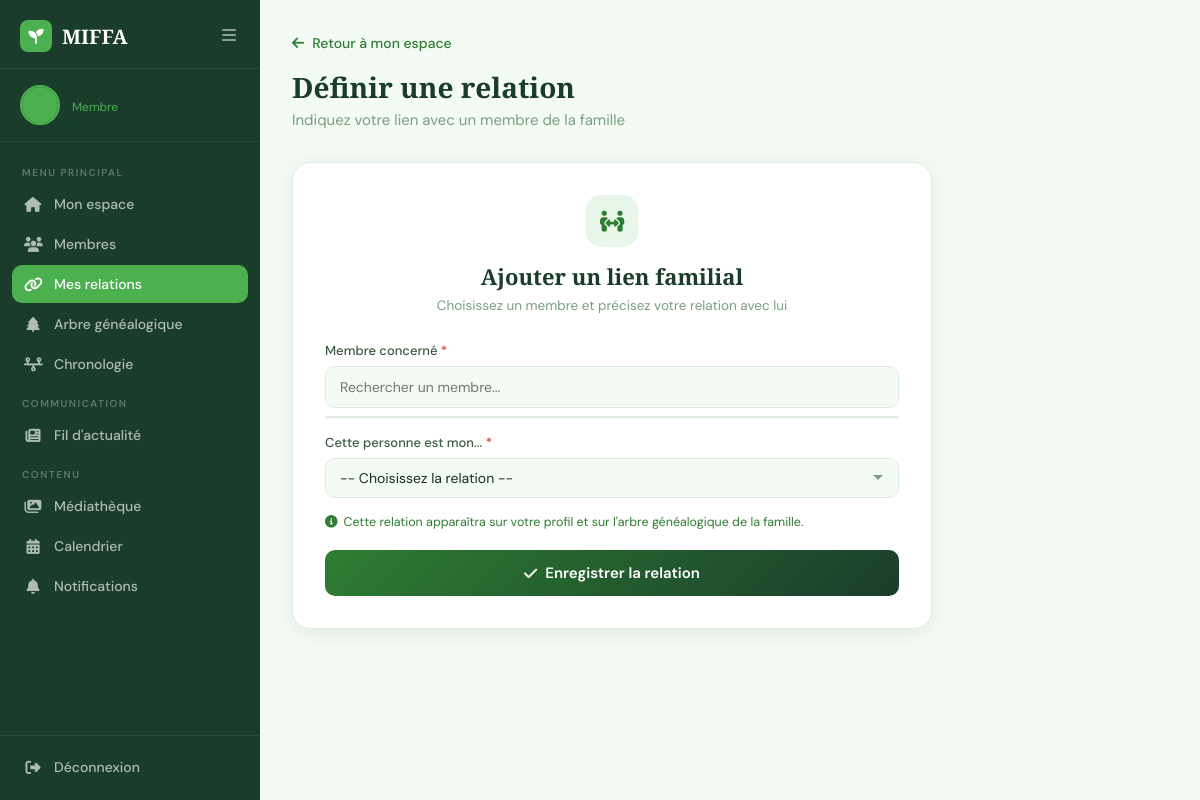
The page /accounts/relations/add/ (signed in) on the database as committed earlier.
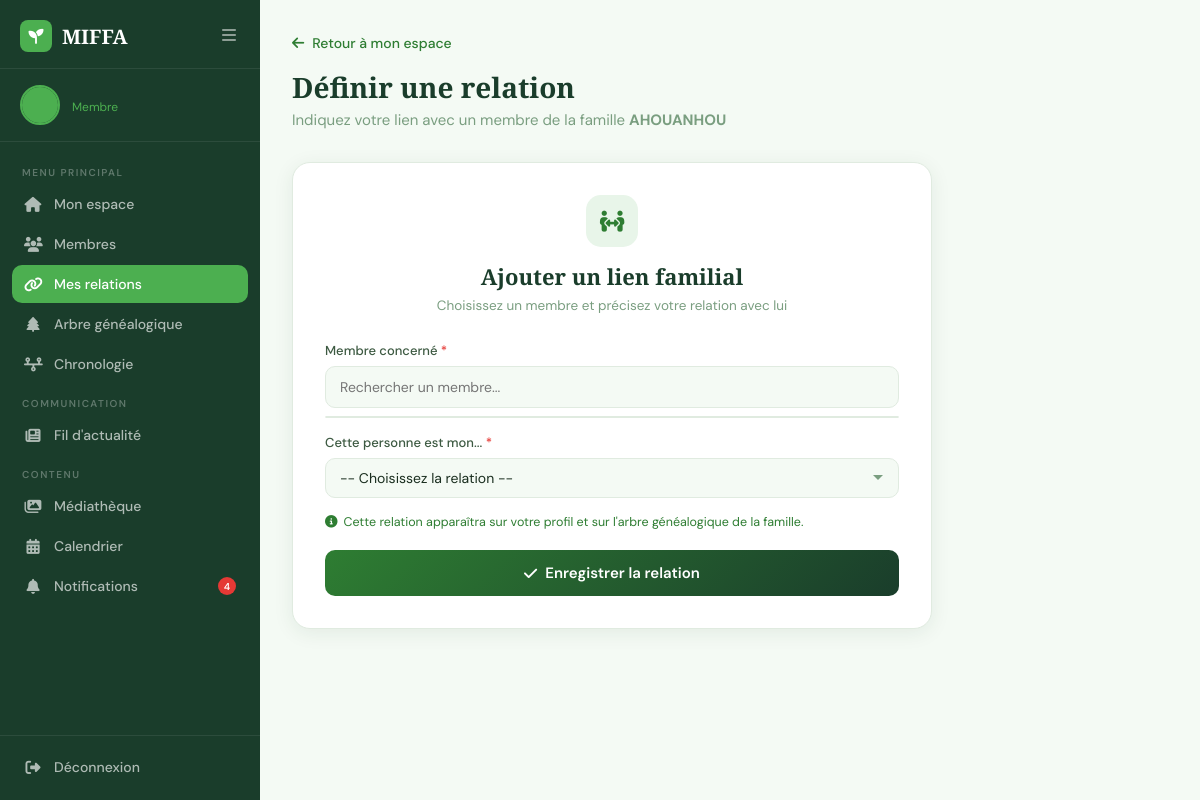
The same page on the database as committed later.
### accounts/models.py (models this page shows, shortened)
class User(AbstractUser):
    ROLE_CHOICES = (
        ('admin', 'Administrateur'),
        ('member', 'Membre'),
    )
    email = models.EmailField(unique=True)
    first_name = models.CharField(max_length=150)
    last_name = models.CharField(max_length=150)
    role = models.CharField(max_length=20, choices=ROLE_CHOICES, default='member')
    photo = models.ImageField(upload_to='profiles/', null=True, blank=True)
    bio = models.TextField(blank=True)
    birth_date = models.DateField(default='2000-01-01')
    profession = models.CharField(max_length=150, blank=True)
    phone = models.CharField(max_length=20, blank=True)
    city = models.CharField(max_length=100, blank=True)
    hide_email = models.BooleanField(default=False)
    hide_birth_date = models.BooleanField(default=False)
    hide_phone = models.BooleanField(default=False)
    hide_profession = models.BooleanField(default=False)
    hide_city = models.BooleanField(default=False)
    is_deceased = models.BooleanField(default=False)
    deceased_marked_by = models.ForeignKey(
        'self', on_delete=models.SET_NULL,
        null=True, blank=True,
        related_name='marked_deceased'
    )
    deceased_at = models.DateTimeField(null=True, blank=True)
    relation_to_family = models.CharField(max_length=100, blank=True, default='')
    family = models.ForeignKey(
        'Family',
        on_delete=models.SET_NULL,
        null=True, blank=True,
        related_name='members'
    )

class Family(models.Model):
    name = models.CharField(max_length=150)
    code = models.CharField(max_length=10, unique=True, blank=True, null=True)
    banner = models.ImageField(upload_to='Bannieres/', null=True, blank=True)
    created_by = models.ForeignKey(
        'User', on_delete=models.SET_NULL,
        null=True, related_name='created_families'
    )
    created_at = models.DateTimeField(auto_now_add=True)

### accounts/decorators.py (the view)
    def wrapper(request, *args, **kwargs):
        if request.user.is_authenticated and request.user.role == 'member' and not request.user.family:
            from .models import JoinRequest
            has_pending = JoinRequest.objects.filter(user=request.user, status='pending').exists()
            if has_pending:
                messages.warning(request, "Votre demande d'adhésion est en attente d'approbation.")
                return redirect('dashboard')
        return view_func(request, *args, **kwargs)

### accounts/context_processors.py (called while the page is built)
def pending_relation_requests(request):
    if request.user.is_authenticated:
        relation_count = RelationRequest.objects.filter(to_user=request.user, status='pending').count()
        notif_count = Notification.objects.filter(user=request.user, is_read=False).count()
        return {
            'pending_relation_count': relation_count,
            'unread_notif_count': notif_count,
        }
    return {'pending_relation_count': 0, 'unread_notif_count': 0}

### accounts/views.py (called while the page is built, shortened)
@login_required
@approved_required
def add_relation(request):
    existing_relations = Relation.objects.filter(member=request.user).select_related('related_member')
    sent_requests = RelationRequest.objects.filter(from_user=request.user, status='pending').select_related('to_user')
    received_requests = RelationRequest.objects.filter(to_user=request.user, status='pending').select_related(
        'from_user')
    return render(request, 'accounts/add_relation.html', {
        'existing_relations': existing_relations,
        'sent_requests': sent_requests,
        'received_requests': received_requests,
    })

### accounts/templates/accounts/add_relation.html (shortened to what the changed rows need)
{% load static %}
<!DOCTYPE html>
<html lang="fr">
<head>
    <link rel="stylesheet" href="https://cdnjs.cloudflare.com/ajax/libs/font-awesome/6.5.0/css/all.min.css">
    <link rel="stylesheet" href="{% static 'global.css' %}">
    <link rel="stylesheet" href="{% static 'accounts/css/dashboard.css' %}">
    <link rel="stylesheet" href="{% static 'accounts/css/members.css' %}">
    <link rel="stylesheet" href="{% static 'accounts/css/relations.css' %}">
</head>
<body>
<aside class="sidebar" id="sidebar">
    <div class="sidebar-user">
        <div class="user-info">
            <span class="user-role">{{ user.get_role_display }}</span>
        </div>
    </div>
    <nav class="sidebar-nav">
        <a href="{% url 'notifications' %}" class="nav-item">
            <i class="fa-solid fa-bell"></i>
            <span>Notifications</span>
            {% if unread_notif_count %}
            <span class="notif-badge" style="position:relative;top:auto;right:auto;margin-left:auto;">
                    {{ unread_notif_count }}
                </span>
            {% endif %}
        </a>
    </nav>
</aside>
<main class="main-content">
    <div class="topbar">
        <div class="topbar-left">
            <h1>Définir une relation</h1>
            <p>Indiquez votre lien avec un membre de la famille <strong>{{ user.family.name }}</strong></p>
        </div>
    </div>
</main>
</body>
</html>

Rows that differ between the two databases and show on the page:
changed User "Membre": family.name (not shown) → "AHOUANHOU"
Other text that changed with them:
{{ unread_notif_count }}: (not shown) → "4"
